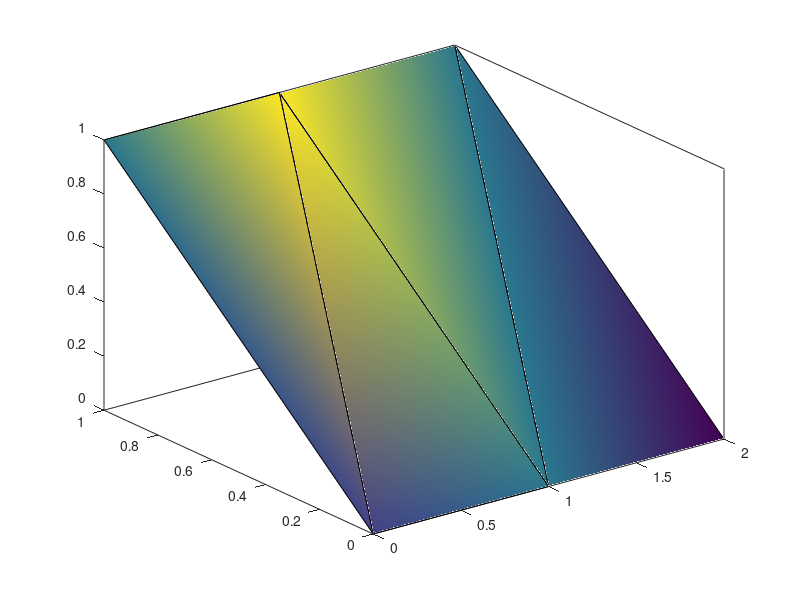

Recreate this plot in MATLAB.
X = [0 1 1 2; 1 1 2 2; 0 0 1 1];
Y = [1 1 1 1; 1 0 1 0; 0 0 0 0];
Z = [1 1 1 1; 1 0 1 0; 0 0 0 0];
C = [0.5000 1.0000 1.0000 0.5000;
     1.0000 0.5000 0.5000 0.1667;
     0.3330 0.3330 0.5000 0.5000];

figure
fill3(X,Y,Z,C)